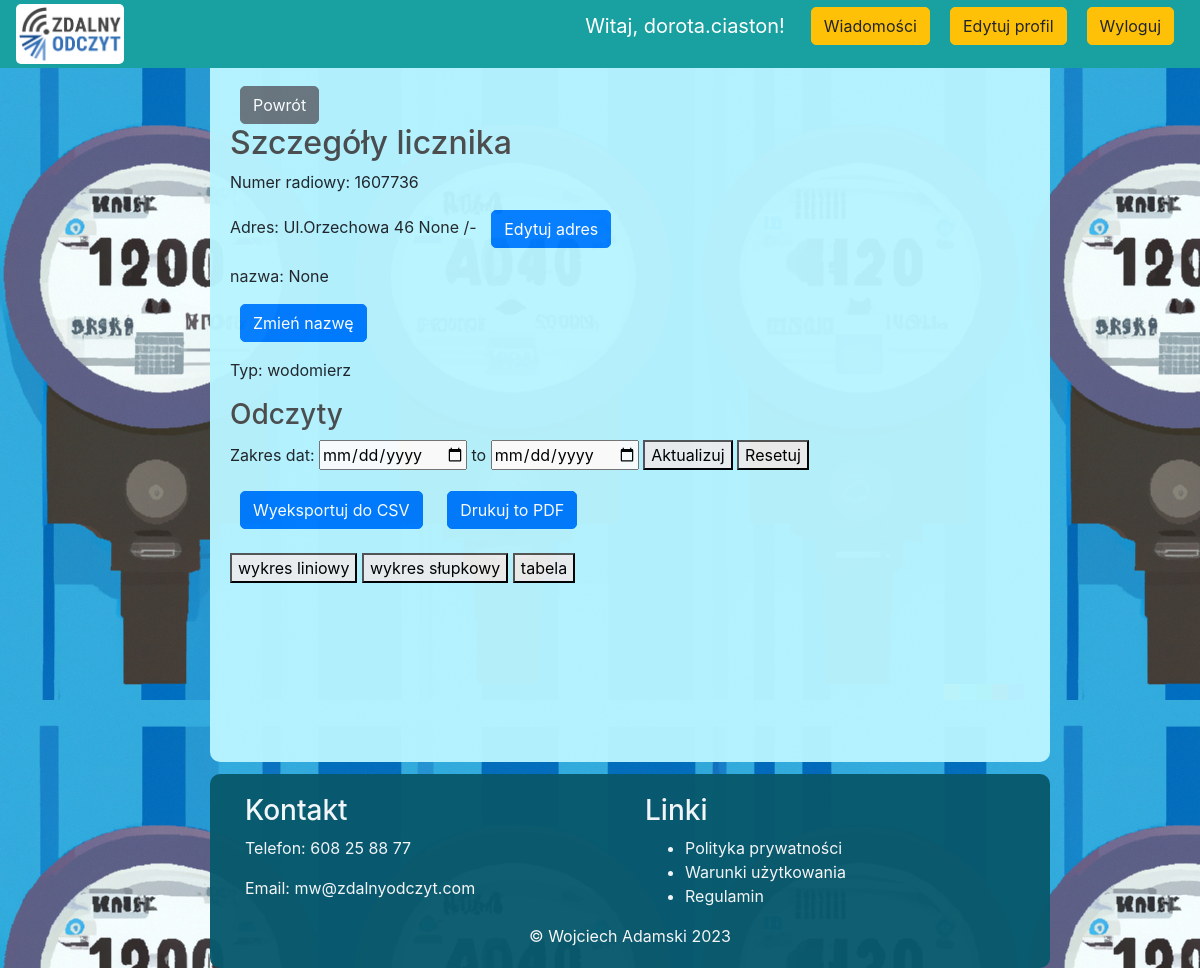
The app's page /meter_details/5 (signed in) with its own data.
### src/models.py (models this page shows, shortened)
class User(UserMixin, db.Model):
    id = db.Column(db.Integer, primary_key=True)
    email = db.Column(db.String(120), unique=True, index=True)
    password_hash = db.Column(db.String(128))
    is_admin = db.Column(db.Boolean, default=False)
    meters = db.relationship('Meter', foreign_keys=[Meter.user_id], backref='user', lazy='dynamic')
    is_active = db.Column(db.Boolean, default=True)
    notes = db.Column(db.Text)
    is_superuser = db.Column(db.Boolean, default=False)
    superuser_id = db.Column(db.Integer, db.ForeignKey('user.id'))
    assigned_users = db.relationship('User', backref=db.backref('superuser', remote_side=[id]), lazy='dynamic')
    unread_messages = db.Column(db.Integer, default=0)

class Meter(db.Model):
    id = db.Column(db.Integer, primary_key=True)
    radio_number = db.Column(db.String(64), unique=True, index=True)
    type = db.Column(db.String(64))
    user_id = db.Column(db.Integer, db.ForeignKey('user.id'))
    readings = db.relationship('MeterReading', backref='meter', lazy='dynamic')
    name = db.Column(db.String(100), nullable=True)
    events = db.relationship('Event', backref='meter', lazy=True)
    address_id = db.Column(db.Integer, db.ForeignKey('address.id'))
    address = db.relationship('Address', backref='meter', lazy=True)
    superuser_id = db.Column(db.Integer, db.ForeignKey('user.id'))
    superuser_owner = db.relationship('User', foreign_keys=[superuser_id], backref='owned_meters')

class Address(db.Model):
    id = db.Column(db.Integer, primary_key=True)
    city = db.Column(db.String(100), nullable=True)
    street = db.Column(db.String(100), nullable=True)
    building_number = db.Column(db.String(10), nullable=True)
    apartment_number = db.Column(db.String(10), nullable=True)
    postal_code = db.Column(db.String(20), nullable=True)

### src/routes.py (the view)
@main_routes.route('/meter_details/<int:meter_id>', methods=['GET', 'POST'])
@login_required
def meter_details(meter_id):
    meter = Meter.query.get_or_404(meter_id)
    user = meter.user
    events = meter.events
    if current_user != meter.user and not current_user.is_admin and not (
            current_user.is_superuser and meter.superuser_id == current_user.id):
        flash('Brak uprawnień do wyświetlenia tych szczegółów.', 'danger')
        return redirect(url_for('main_routes.home'))
    readings = MeterReading.query.filter_by(meter_id=meter.id).all()
    readings_list = [{"date": reading.date, "reading": reading.reading} for reading in readings]
    return render_template('meter_details.html', meter=meter, readings=readings_list, user=user, events=events)

### src/models.py (called while the page is built)
@login_manager.user_loader
def load_user(user_id):
    return User.query.get(int(user_id))

### templates/meter_details.html (shortened to what this page needs)
{% extends "base.html" %}
{% block content %}
<button class="btn btn-secondary no-print" onclick="goBack()">Powrót</button>
<h2>Szczegóły licznika</h2>
<p>Numer radiowy: {{ meter.radio_number }}</p>
{% if meter.address %}
    <p>Adres: {% if meter.address.city != None %} {{ meter.address.city }},{% endif %} {% if meter.address.street != None %} Ul.{{ meter.address.street }} {{ meter.address.building_number }} {% if meter.address.apartment_number %} {% if meter.address.apartment_number != None %}/{{ meter.address.apartment_number }}
    {% endif %} {% endif %} {% endif %}
    <button id="add-address-button" class="btn btn-primary no-print">Edytuj adres</button>
    </p>
{% else %}
    <p>Brak przypisanego adresu.
    <button id="add-address-button" class="btn btn-primary no-print">Dodaj adres</button>
    </p>
{% endif %}
{% if current_user == meter.user %}
<p id="meter-name" class="editable">nazwa: {{ meter.name }}
<button id="edit-button" class="btn btn-primary">Zmień nazwę</button>
    </p>
{% endif %}
<p>Typ: {% if meter.type == "water" %}wodomierz{% elif meter.type == "heat" %}ciepłomierz{% endif %}</p>
<h3 class="no-print">Odczyty</h3>
<form class="no-print">
    <div class="form-group">
        <label for="start-date">Zakres dat:</label>
        <input type="date" id="start-date"> to <input type="date" id="end-date">
        <button type="button" id="update-chart">Aktualizuj</button>
        <button onClick="window.location.reload();">Resetuj</button>
    </div>
</form>
<button id="export-csv-button" class="btn btn-primary no-print">Wyeksportuj do CSV</button>
<button id="print-pdf-button" class="btn btn-primary no-print" onclick="window.print()">Drukuj to PDF</button>
<br />
<br />
<button id="line-chart-button" onclick="showChart('line')">wykres liniowy</button>
<button id="bar-chart-button" onclick="showChart('bar')">wykres słupkowy</button>
<button id="table-button" onclick="showTable()">tabela</button>
{% endblock %}

### templates/base.html (shortened to what this page needs)
<!DOCTYPE html>
<html>
<head>
    <link rel="stylesheet" href="https://stackpath.bootstrapcdn.com/bootstrap/4.4.1/css/bootstrap.min.css"
>
    <link rel="stylesheet" type="text/css" href="{{ url_for('static', filename='style.css')}}">
</head>
<body>
    <nav class="navbar navbar-fixed-top navbar-expand-lg navbar-dark bg-dark">
    <a class="navbar-brand" href="{{ url_for('main_routes.home') }}"><img src="{{ url_for('static', filename='img/Zdalny_Odczyt_RGB.png') }}" alt="Logo" class="logo">
        </a>
        <div class="collapse navbar-collapse" id="navbarSupportedContent">
            <ul class="navbar-nav mr-auto">
                <li class="nav-item active">
                    <a class="nav-link" href="{{ url_for('main_routes.home') }}">  <span class="sr-only">(current)</span></a>
                </li>
            </ul>
            <div class="form-inline my-2 my-lg-0">
                {% if current_user.is_authenticated %}
                    <p class="navbar-brand">Witaj, {{ current_user.email.split('@')[0] }}!</p>
                    {% if not current_user.is_admin %}
                    <p><a href="{{ url_for('main_routes.messages') }} " class="btn btn-warning">Wiadomości
                    {% endif %}
                    </a></p>
                    <p><a href="{{ url_for('main_routes.edit_account') }}" class="btn btn-warning">Edytuj profil</a></p>
                    <p><a href="{{ url_for('main_routes.logout') }} " class="btn btn-warning">Wyloguj</a></p>
                {% else %}
                    <a href="{{ url_for('main_routes.login') }}" class="btn btn-warning">Login</a>
                {% endif %}
            </div>
        </div>
</nav>
<div class="center-box">
    <br>
    {% block content %}
    {% endblock content %}
</div>
<footer class="footer no-print">
    <div class="container">
        <div class="row">
            <div class="col-md-6">
                <h3 style="color: #f9f9f9">Kontakt</h3>
                <p style="color: #f9f9f9">Telefon: 608 25 88 77</p>
                <p style="color: #f9f9f9">Email: mw@zdalnyodczyt.com</p>
            </div>
            <div class="col-md-6">
                <h3 style="color: #f9f9f9">Linki</h3>
                <ul>
                    <li style="color: #f9f9f9"><a href="#" style="color: #f9f9f9">Polityka prywatności</a></li>
                    <li style="color: #f9f9f9"><a href="#" style="color: #f9f9f9">Warunki użytkowania</a></li>
                    <li style="color: #f9f9f9"><a href="#" style="color: #f9f9f9">Regulamin</a></li>
                </ul>
            </div>
        </div>
    </div>
    <center style="color: #f9f9f9">&#169 Wojciech Adamski   2023</center>
</footer>
</body>
</html>

### static/style.css (style rules this page uses)
body { background-image: url('img/background.png'); background-attachment: fixed; }
h1,h2,h3,h4,h5,h6 { color:hsl(0, 0%, 30%); }
.bg-dark { background-color: #19a0a0 !important; }
.btn { border-radius: 5px; margin-inline: 10px; }
.center-box { margin-left: 17.5%; background-color:hsl(189, 100%, 86%) ; border-radius: 10px; opacity: 0.97; width: 70%; align-items: center; height: 100%; min-height: 720px; padding: 20px; margin-top: 3.5%; }
.footer { margin-left: 17.5%; background-color: hsl(192, 85%, 23%); border-radius: 10px; opacity: 0.97; width: 70%; align-items: center; padding: 20px; margin-top: 1%; }
.navbar { z-index: 10000; position: fixed; top: 0px; width: 100%; height: 7%; }
.logo { max-width: 150px; max-height: 60px; margin-right: 10px; border-radius: 5px; background-color: #ffffff; }

### records on screen
User: email "dorota.ciaston"
Meter: radio_number "1607736", name "None"
Address: address.street "Orzechowa 46", address.building_number "None", address.apartment_number "-"
